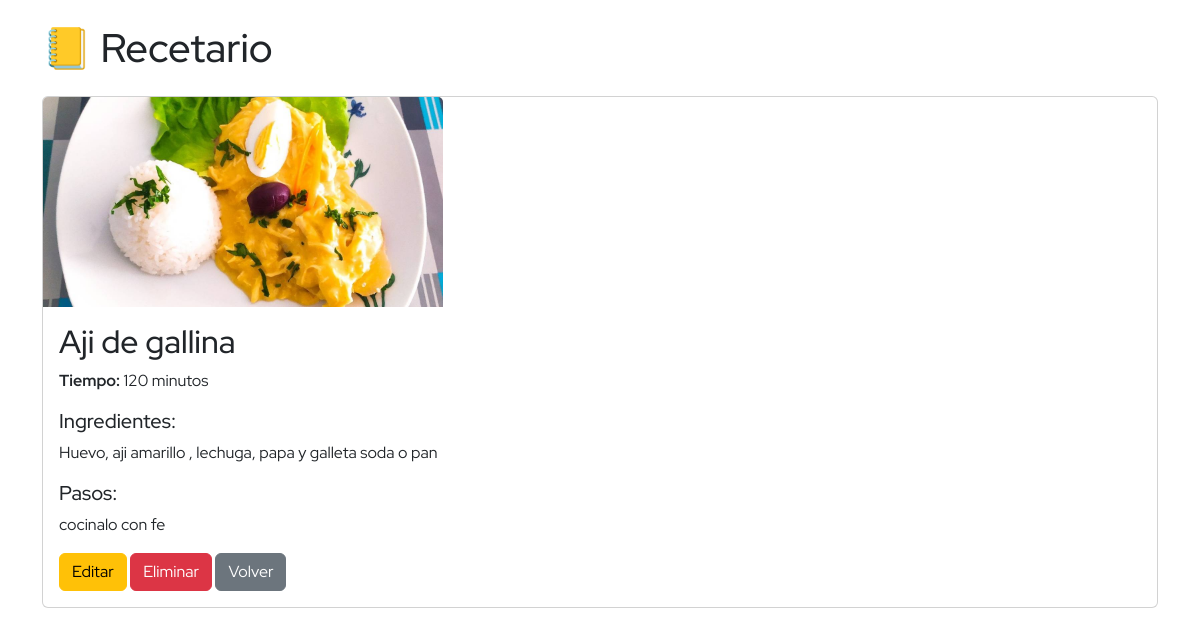
The app's page /receta/2/ with its own data.
### core/models.py (models this page shows, shortened)
class Receta(models.Model):
    titulo = models.CharField(max_length=200)
    descripcion = models.TextField()
    ingredientes = models.TextField()
    pasos = models.TextField()
    tiempo_preparacion = models.IntegerField(help_text="Minutos")
    imagen = models.ImageField(upload_to='recetas/', null=True, blank=True)
    creado = models.DateTimeField(auto_now_add=True)

### core/views.py (the view)
# urls.py: path('receta/<int:receta_id>/', views.detalle_receta, name='detalle_receta'),
def detalle_receta(request, receta_id):
    receta = get_object_or_404(Receta, id=receta_id)
    return render(request, 'core/detalle_receta.html', {'receta': receta})

### core/templates/core/detalle_receta.html (shortened to what this page needs)
{% extends 'core/base.html' %}
{% block content %}
<div class="card mb-3">
    {% if receta.imagen %}
    <img src="{{ receta.imagen.url }}" class="card-img-top" alt="{{ receta.titulo }}">
    {% endif %}
    <div class="card-body">
        <h2 class="card-title">{{ receta.titulo }}</h2>
        <p><strong>Tiempo:</strong> {{ receta.tiempo_preparacion }} minutos</p>
        <h5>Ingredientes:</h5>
        <p>{{ receta.ingredientes }}</p>
        <h5>Pasos:</h5>
        <p>{{ receta.pasos }}</p>
        <a href="{% url 'editar_receta' receta.id %}" class="btn btn-warning">Editar</a>
        <a href="{% url 'eliminar_receta' receta.id %}" class="btn btn-danger">Eliminar</a>
        <a href="{% url 'lista_recetas' %}" class="btn btn-secondary">Volver</a>
    </div>
</div>
{% endblock %}

### core/static/core/styles.css (style rules this page uses)
* { font-family: "Red Hat Display", sans-serif; }
img { max-width: 400px; }

### records on screen
Receta: imagen (picture), titulo "Aji de gallina", tiempo_preparacion "120", ingredientes "Huevo, aji amarillo , lechuga, papa y galleta soda o pan", pasos "cocinalo con fe"
